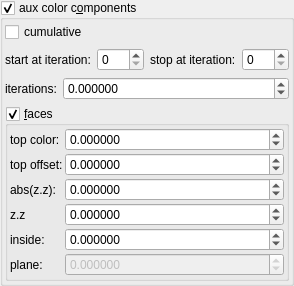
    <widget class="MyGroupBox" name="groupCheck_fold_color_aux_color_enabled_false">
     <property name="title">
      <string>aux color c&amp;omponents</string>
     </property>
     <property name="checkable">
      <bool>true</bool>
     </property>
     <layout class="QVBoxLayout" name="verticalLayout_12">
      <property name="leftMargin">
       <number>2</number>
      </property>
      <property name="topMargin">
       <number>2</number>
      </property>
      <property name="rightMargin">
       <number>2</number>
      </property>
      <property name="bottomMargin">
       <number>2</number>
      </property>
      <item>
       <widget class="MyCheckBox" name="checkBox_fold_color_aux_color_enabled">
        <property name="text">
         <string notr="true">cumulative</string>
        </property>
       </widget>
      </item>
      <item>
       <layout class="QHBoxLayout" name="horizontalLayout_23" stretch="0,1,0,1">
        <item>
         <widget class="QLabel" name="label_103">
          <property name="text">
           <string>start at iteration:</string>
          </property>
         </widget>
        </item>
        <item>
         <widget class="MySpinBox" name="spinboxInt_fold_color_start_iterations_A">
          <property name="sizePolicy">
           <sizepolicy hsizetype="Minimum" vsizetype="Maximum">
            <horstretch>0</horstretch>
            <verstretch>0</verstretch>
           </sizepolicy>
          </property>
          <property name="minimum">
           <number>0</number>
          </property>
          <property name="maximum">
           <number>999</number>
          </property>
          <property name="value">
           <number>0</number>
          </property>
         </widget>
        </item>
        <item>
         <widget class="QLabel" name="label_75">
          <property name="text">
           <string>stop at iteration:</string>
          </property>
         </widget>
        </item>
        <item>
         <widget class="MySpinBox" name="spinboxInt_fold_color_stop_iterations_A">
          <property name="sizePolicy">
           <sizepolicy hsizetype="Preferred" vsizetype="Maximum">
            <horstretch>0</horstretch>
            <verstretch>0</verstretch>
           </sizepolicy>
          </property>
          <property name="maximum">
           <number>999</number>
          </property>
         </widget>
        </item>
       </layout>
      </item>
      <item>
       <layout class="QHBoxLayout" name="horizontalLayout_24" stretch="0,1">
        <item>
         <widget class="QLabel" name="label_286">
          <property name="text">
           <string>iterations:</string>
          </property>
         </widget>
        </item>
        <item>
         <widget class="MyDoubleSpinBox" name="spinbox4_fold_color_difs_0000_x">
          <property name="sizePolicy">
           <sizepolicy hsizetype="Minimum" vsizetype="Maximum">
            <horstretch>0</horstretch>
            <verstretch>0</verstretch>
           </sizepolicy>
          </property>
          <property name="prefix">
           <string/>
          </property>
          <property name="suffix">
           <string/>
          </property>
          <property name="decimals">
           <number>6</number>
          </property>
          <property name="minimum">
           <double>-100.000000000000000</double>
          </property>
          <property name="maximum">
           <double>100.000000000000000</double>
          </property>
          <property name="singleStep">
           <double>0.100000000000000</double>
          </property>
         </widget>
        </item>
       </layout>
      </item>
      <item>
       <widget class="MyGroupBox" name="groupCheck_fold_color_aux_color_enabledA_false">
        <property name="title">
         <string>&amp;faces</string>
        </property>
        <property name="checkable">
         <bool>true</bool>
        </property>
        <layout class="QVBoxLayout" name="verticalLayout_16" stretch="0">
         <property name="spacing">
          <number>2</number>
         </property>
         <property name="leftMargin">
          <number>2</number>
         </property>
         <property name="topMargin">
          <number>2</number>
         </property>
         <property name="rightMargin">
          <number>2</number>
         </property>
         <property name="bottomMargin">
          <number>2</number>
         </property>
         <item>
          <layout class="QGridLayout" name="gridLayout_7" columnstretch="0,1">
           <property name="spacing">
            <number>2</number>
           </property>
           <item row="2" column="1">
            <widget class="MyDoubleSpinBox" name="spinbox4_fold_color_difs_0000_z">
             <property name="sizePolicy">
              <sizepolicy hsizetype="Minimum" vsizetype="Maximum">
               <horstretch>0</horstretch>
               <verstretch>0</verstretch>
              </sizepolicy>
             </property>
             <property name="prefix">
              <string/>
             </property>
             <property name="suffix">
              <string/>
             </property>
             <property name="decimals">
              <number>6</number>
             </property>
             <property name="minimum">
              <double>-99.998999999999995</double>
             </property>
             <property name="maximum">
              <double>99.998999999999995</double>
             </property>
             <property name="singleStep">
              <double>0.100000000000000</double>
             </property>
            </widget>
           </item>
           <item row="5" column="1">
            <widget class="MyDoubleSpinBox" name="spinbox_fold_color_difs1">
             <property name="enabled">
              <bool>false</bool>
             </property>
             <property name="sizePolicy">
              <sizepolicy hsizetype="Minimum" vsizetype="Maximum">
               <horstretch>0</horstretch>
               <verstretch>0</verstretch>
              </sizepolicy>
             </property>
             <property name="prefix">
              <string/>
             </property>
             <property name="suffix">
              <string/>
             </property>
             <property name="decimals">
              <number>6</number>
             </property>
             <property name="minimum">
              <double>-99.998999999999995</double>
             </property>
             <property name="maximum">
              <double>99.998999999999995</double>
             </property>
             <property name="singleStep">
              <double>0.100000000000000</double>
             </property>
            </widget>
           </item>
           <item row="1" column="1">
            <widget class="MyDoubleSpinBox" name="spinbox3_transf_offsetF_000_z">
             <property name="sizePolicy">
              <sizepolicy hsizetype="Minimum" vsizetype="Maximum">
               <horstretch>0</horstretch>
               <verstretch>0</verstretch>
              </sizepolicy>
             </property>
             <property name="prefix">
              <string/>
             </property>
             <property name="suffix">
              <string/>
             </property>
             <property name="decimals">
              <number>6</number>
             </property>
             <property name="minimum">
              <double>-99.998999999999995</double>
             </property>
             <property name="maximum">
              <double>99.998999999999995</double>
             </property>
             <property name="singleStep">
              <double>0.010000000000000</double>
             </property>
            </widget>
           </item>
           <item row="4" column="0">
            <widget class="QLabel" name="label_183">
             <property name="text">
              <string>inside:</string>
             </property>
            </widget>
           </item>
           <item row="0" column="1">
            <widget class="MyDoubleSpinBox" name="spinbox4_fold_color_difs_0000_y">
             <property name="sizePolicy">
              <sizepolicy hsizetype="Minimum" vsizetype="Maximum">
               <horstretch>0</horstretch>
               <verstretch>0</verstretch>
              </sizepolicy>
             </property>
             <property name="prefix">
              <string/>
             </property>
             <property name="suffix">
              <string/>
             </property>
             <property name="decimals">
              <number>6</number>
             </property>
             <property name="minimum">
              <double>-99.998999999999995</double>
             </property>
             <property name="maximum">
              <double>99.998999999999995</double>
             </property>
             <property name="singleStep">
              <double>0.100000000000000</double>
             </property>
            </widget>
           </item>
           <item row="3" column="1">
            <widget class="MyDoubleSpinBox" name="spinbox4_fold_color_difs_0000_w">
             <property name="sizePolicy">
              <sizepolicy hsizetype="Minimum" vsizetype="Maximum">
               <horstretch>0</horstretch>
               <verstretch>0</verstretch>
              </sizepolicy>
             </property>
             <property name="prefix">
              <string/>
             </property>
             <property name="suffix">
              <string/>
             </property>
             <property name="decimals">
              <number>6</number>
             </property>
             <property name="minimum">
              <double>-99.998999999999995</double>
             </property>
             <property name="maximum">
              <double>99.998999999999995</double>
             </property>
             <property name="singleStep">
              <double>0.100000000000000</double>
             </property>
            </widget>
           </item>
           <item row="4" column="1">
            <widget class="MyDoubleSpinBox" name="spinbox_fold_color_difs0">
             <property name="sizePolicy">
              <sizepolicy hsizetype="Minimum" vsizetype="Maximum">
               <horstretch>0</horstretch>
               <verstretch>0</verstretch>
              </sizepolicy>
             </property>
             <property name="prefix">
              <string/>
             </property>
             <property name="suffix">
              <string/>
             </property>
             <property name="decimals">
              <number>6</number>
             </property>
             <property name="minimum">
              <double>-99.998999999999995</double>
             </property>
             <property name="maximum">
              <double>99.998999999999995</double>
             </property>
             <property name="singleStep">
              <double>0.100000000000000</double>
             </property>
            </widget>
           </item>
           <item row="3" column="0">
            <widget class="QLabel" name="label_182">
             <property name="text">
              <string notr="true">z.z</string>
             </property>
            </widget>
           </item>
           <item row="0" column="0">
            <widget class="QLabel" name="label_290">
             <property name="text">
              <string>top color:</string>
             </property>
            </widget>
           </item>
           <item row="2" column="0">
            <widget class="QLabel" name="label_181">
             <property name="text">
              <string>abs(z.z):</string>
             </property>
            </widget>
           </item>
           <item row="1" column="0">
            <widget class="QLabel" name="label_291">
             <property name="text">
              <string>top offset:</string>
             </property>
            </widget>
           </item>
           <item row="5" column="0">
            <widget class="QLabel" name="label_184">
             <property name="text">
              <string>plane:</string>
             </property>
            </widget>
           </item>
          </layout>
         </item>
        </layout>
       </widget>
      </item>
     </layout>
    </widget>
